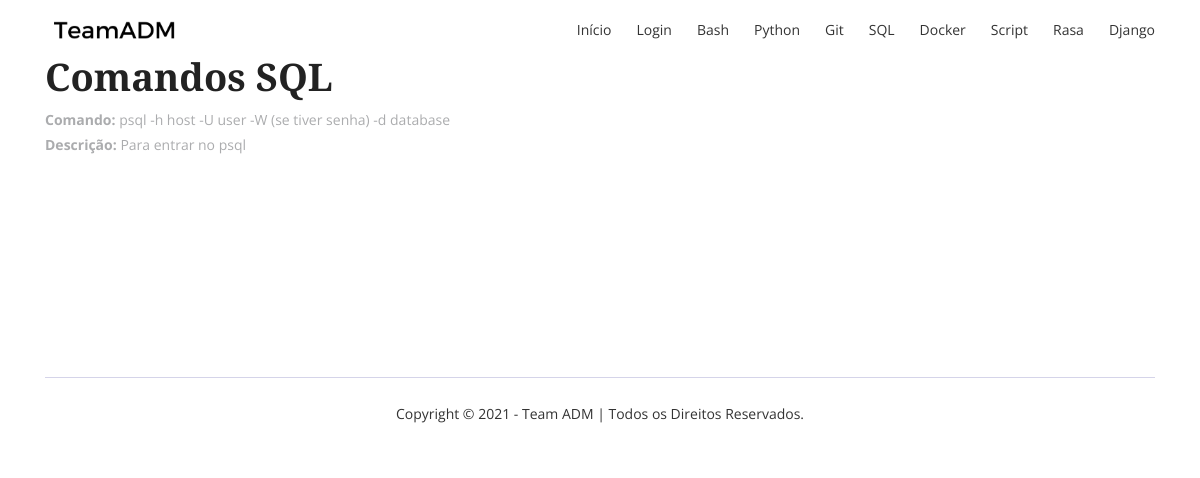
/sql/, run on the app's committed database.
### core/models.py (models this page shows, shortened)
class ComandoModel(models.Model):
    DESENVOLVEDORES = [
        ('Marcos', 'Marcos Allysson'),
        ('Douglas', 'Douglas Shibata')
    ]
    TECNOLOGIAS = [
        ('PY', 'Python'),
        ('SQL', 'SQL'),
        ('SH', 'Bash'),
        ('GIT', 'Git'),
        ('DJANGO', 'Django'),
        ('RASA', 'Rasa'),
        ('SCRIPT', 'Script'),
        ('DOCKER', 'Docker'),
    ]
    desenvolvedor = models.CharField('Desenvolvedor', max_length=50, choices=DESENVOLVEDORES)
    tecnologia = models.CharField('Tecnologia', max_length=50, choices=TECNOLOGIAS)
    comando = models.CharField('Comando', max_length=255)
    descricao = models.TextField('Descrição')
    criado = models.DateTimeField('Criado', auto_now_add=True)
    class Meta:
        ordering = ['-criado']

### core/views.py (the view)
# urls.py: path('sql/', views.SqlView.as_view(), name='sql'),
class SqlView(ListView):
    model = ComandoModel
    template_name = 'sql.html'
    def get_context_data(self, **kwargs):
        context = super().get_context_data(**kwargs)
        context['sql'] = ComandoModel.objects.filter(tecnologia='SQL')
        return context

### core/templates/sql.html (shortened to what this page needs)
{% extends 'base.html' %}
{% load bootstrap4 %}
{% block content %}
    <div class="container">
        {% if sql %}
            <h1 style="color: white;"> SQL Comandos </h1>
            <h2> Comandos SQL </h2>
            {% for s in sql %}
                <p> <b>Comando:</b> {{ s.comando }} </p>
                <p> <b>Descrição:</b> {{ s.descricao }} </p>
                <br>
            {% endfor %}
        {% else %}
            <h2> Ainda não há comandos registrados. </h2>
        {% endif %}
    </div>
      {% include 'footer.html' %}
{% endblock %}

### core/static/css/main.css (style rules this page uses)
html { overflow-x: hidden; }
body { background: #fff; font-size: 14px; font-weight: 400; font-family: 'Open Sans', sans-serif; -webkit-box-sizing: border-box; -moz-box-sizing: border-box; box-sizing: border-box; -webkit-font-smoothing: subpixel-antialiased; color: #abacae; line-height: 25px; -webkit-backface-visibility: hidden; backface-visibility: hidden; overflow-x: hidden; }
h1, h2, h3, h4 { font-size: 38px; color: #222222; font-weight: 700; font-family: 'Arvo', serif; }
p { font-weight: 400; font-family: 'Open Sans', sans-serif; margin: 0px; font-size: 14px; }

### data on the page
ComandoModel: comando "psql -h host -U user -W (se tiver senha) -d database", descricao "Para entrar no psql"
